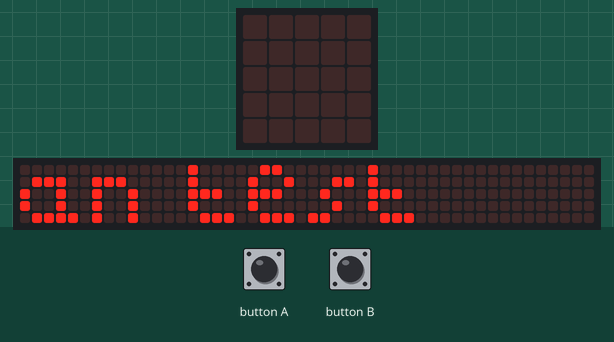
Bench run of a program on a simulated BBC micro:bit running MicroPython. Shown: the board's 5×5 LED display, a strip that is not on the board, showing the scrolling text unrolled. Inputs (shaded band) come from the test bench. Random numbers come from a fixed seed; the 48×5 strip is a reading aid, not a part: it shows the text the display is scrolling, unrolled, one strip-width of it at a time.

Above: at 12.7 s.
14.0 s: button B pressed for 0.15 s
At 14.07 s:
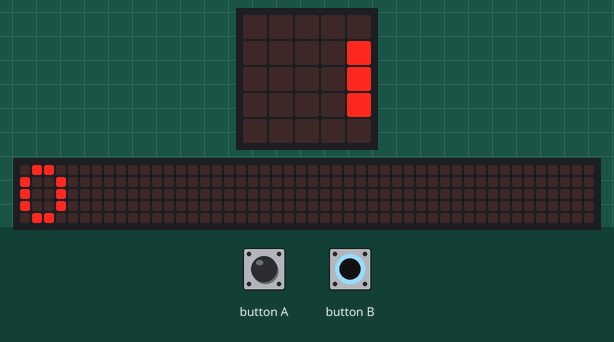
14.7 s: button A pressed for 0.15 s
15.4 s: button B pressed for 1 s
At 15.47 s:
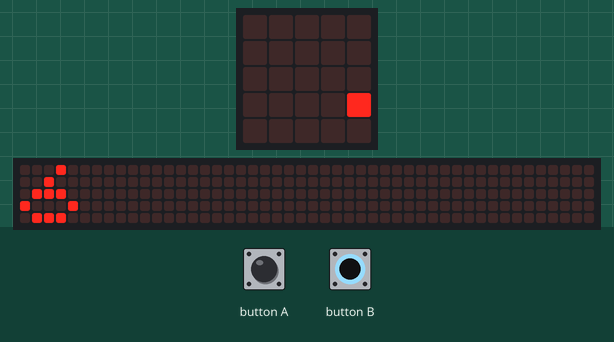
17.0 s: button A pressed for 1 s
At 17.07 s:
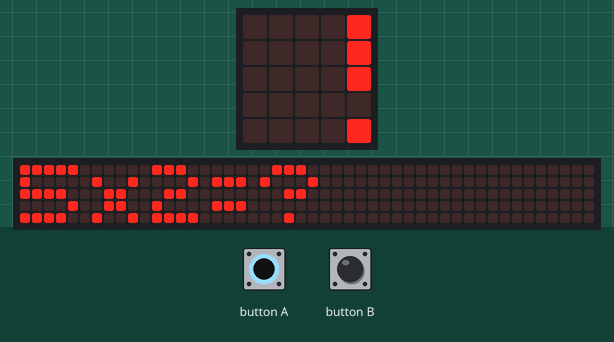

Measured:
- after the input at 14.0 s, the display: changes at once (image 1)
- after the input at 17.0 s, the display: changes at once (image 3)

The program:

pythagorean.py
```python
#pythagorean
#button A asks a multiplication question
#button B shows the answer
from microbit import *
import random

display.scroll('Pythagorean test')
i = 0
j = 0
while True:
    if button_a.was_pressed():
        i = random.randint(1,9)
        j = random.randint(1,9)
        s = str(i) + 'x' + str(j) + '=?'
        display.scroll(s, wait = False, loop = True)
    if button_b.was_pressed():
        display.scroll(str(i*j))
```
